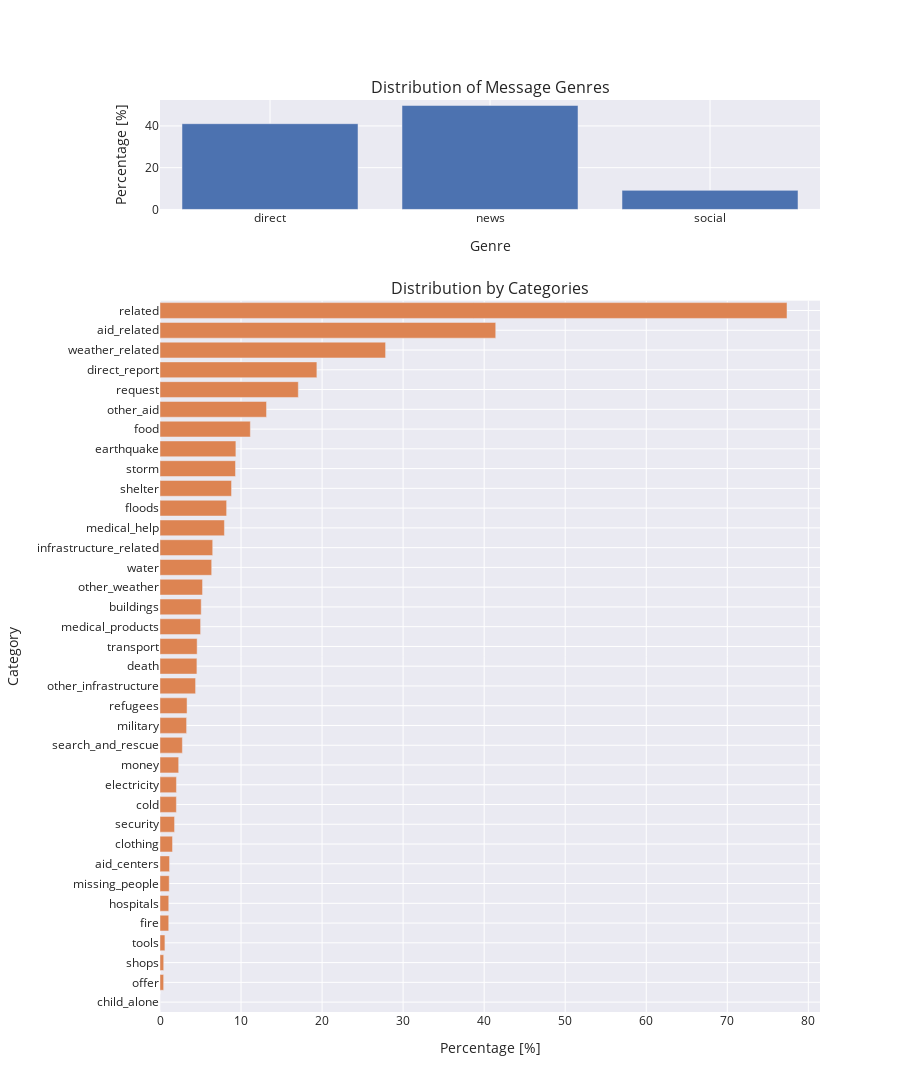

Here is the notebook cell this chart was saved with:
### Code cell
p1_data = graphs[0]['data']
p2_data = graphs[1]['data']
p1_layout = graphs[0]['layout']
p2_layout = graphs[1]['layout']

fig = make_subplots(rows=5, cols=1,
                    specs=[
                        [{}],
                        [{"rowspan": 4}],
                        [{}],
                        [{}],
                        [{}]
                    ],
                    subplot_titles=(p1_layout['title'], p2_layout['title'])
                   )

fig.add_trace(p1_data[0], row=1, col=1)
fig.add_trace(p2_data[0], row=2, col=1)

fig.update_xaxes(p1_layout['xaxis'], row=1, col=1)
fig.update_xaxes(p2_layout['xaxis'], row=2, col=1)

fig.update_yaxes(p1_layout['yaxis'], row=1, col=1)
fig.update_yaxes(p2_layout['yaxis'], row=2, col=1)

fig.update_layout(height=1600, width=900, showlegend=False, template='seaborn')
fig.show()

### Figure 1 — Plotly figure (JSON) as saved in the notebook; plotly's stock layout.template omitted (floating-point values rounded to 4 significant figures)
{"data": [{"name": "Distribution by Message Genres", "type": "bar", "x": ["direct", "news", "social"], "xaxis": "x", "y": [41.07, 49.79, 9.14], "yaxis": "y"}, {"name": "Distribution by Categories", "orientation": "h", "type": "bar", "x": [0, 0.4501, 0.4578, 0.6065, 1.076, 1.08, 1.137, 1.179, 1.545, 1.797, 2.022, 2.029, 2.304, 2.762, 3.281, 3.338, 4.391, 4.555, 4.581, 5.009, 5.085, 5.249, 6.378, 6.504, 7.95, 8.22, 8.827, 9.319, 9.365, 11.15, 13.15, 17.07, 19.36, 27.84, 41.43, 77.37], "xaxis": "x2", "y": ["child_alone", "offer", "shops", "tools", "fire", "hospitals", "missing_people", "aid_centers", "clothing", "security", "cold", "electricity", "money", "search_and_rescue", "military", "refugees", "other_infrastructure", "death", "transport", "medical_products", "buildings", "other_weather", "water", "infrastructure_related", "medical_help", "floods", "shelter", "storm", "earthquake", "food", "other_aid", "request", "direct_report", "weather_related", "aid_related", "related"], "yaxis": "y2"}], "layout": {"annotations": [{"font": {"size": 16}, "showarrow": false, "text": "Distribution of Message Genres", "x": 0.5, "xanchor": "center", "xref": "paper", "y": 1, "yanchor": "bottom", "yref": "paper"}, {"font": {"size": 16}, "showarrow": false, "text": "Distribution by Categories", "x": 0.5, "xanchor": "center", "xref": "paper", "y": 0.78, "yanchor": "bottom", "yref": "paper"}], "height": 1600, "showlegend": false, "width": 900, "xaxis": {"anchor": "y", "domain": [0, 1], "title": {"text": "Genre"}}, "xaxis2": {"anchor": "y2", "domain": [0, 1], "showgrid": true, "title": {"text": "Percentage [%]"}}, "xaxis3": {"anchor": "y3", "domain": [0, 1]}, "xaxis4": {"anchor": "y4", "domain": [0, 1]}, "xaxis5": {"anchor": "y5", "domain": [0, 1]}, "yaxis": {"anchor": "x", "domain": [0.88, 1], "showgrid": true, "title": {"text": "Percentage [%]"}}, "yaxis2": {"anchor": "x2", "domain": [0, 0.78], "title": {"text": "Category"}}, "yaxis3": {"anchor": "x3", "domain": [0.44, 0.56]}, "yaxis4": {"anchor": "x4", "domain": [0.22, 0.34]}, "yaxis5": {"anchor": "x5", "domain": [0, 0.12]}}}
